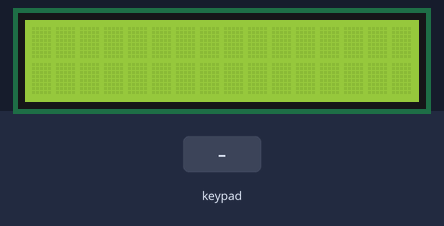
A sketch run on a simulated Arduino Uno, built with avr-gcc and run on an emulated ATmega328P. Parts: 16×2 character LCD. The inputs (shaded band) are chosen by the test bench.

Above: at 1.2 s.
1.3 s: keypad keys 7 + 5 = pressed 0.4 s apart
At 3.4 s:
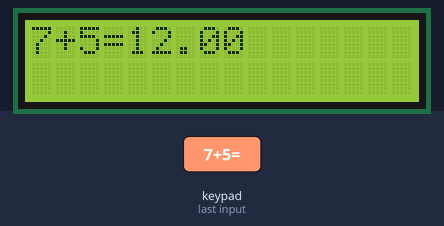
4.4 s: key '+' pressed
At 4.7 s:
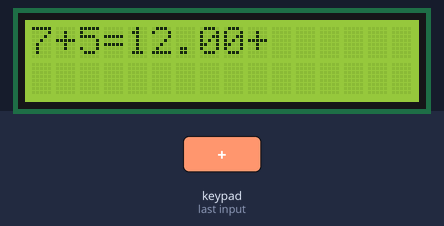
5.9 s: keypad keys 6 * 7 = pressed 0.4 s apart
At 8.5 s:
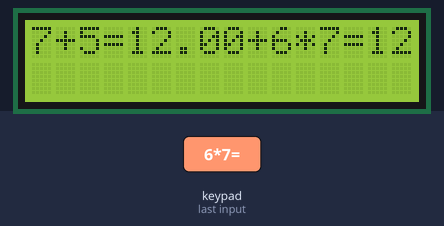
9.0 s: key 'c' pressed
At 9.5 s:
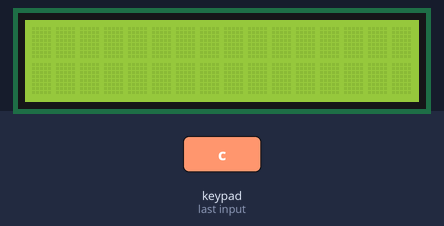
10.5 s: keypad keys 8 / 2 = pressed 0.4 s apart
At 13.1 s:
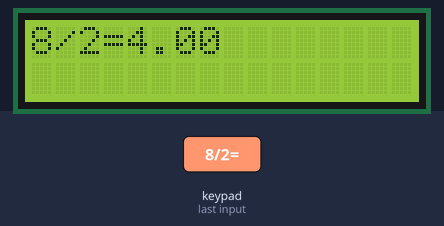
13.6 s: key '*' pressed
At 14.4 s:
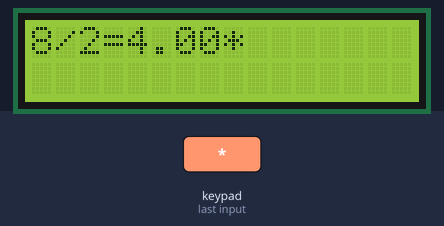
Timing chart, 0 to 16.1 s (numbered marks = the images above; inputs shaded):
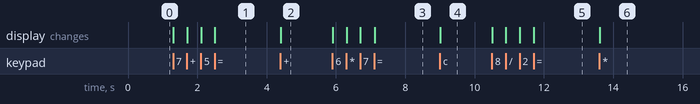

Measured:
- after the input at 1.3 s, the display: first changes at once (image 1 shows a later state)
- after the input at 4.4 s, the display: changes at once (image 2)
- after the input at 5.9 s, the display: first changes at once (image 3 shows a later state)
- after the input at 9.0 s, the display: changes at once (image 4)
- after the input at 10.5 s, the display: first changes at once (image 5 shows a later state)
- after the input at 13.6 s, the display: changes at once (image 6)

The sketch:

R24._Keypad_Calculator.ino
```cpp
#include <Adafruit_LiquidCrystal.h>
#include <Wire.h>
#include <Keypad.h>

Adafruit_LiquidCrystal lcd(0);

const byte ROWS = 4;
const byte COLS = 4;
char keys[ROWS][COLS] = {
  {'1', '2', '3', '+'},
  {'4', '5', '6', '-'},
  {'7', '8', '9', '*'},
  {'c', '0', '=', '/'}
};

byte rowPins[ROWS] = {9, 8, 7, 6};
byte colPins[COLS] = {5, 4, 3, 2};

Keypad keypad = Keypad( makeKeymap(keys), rowPins, colPins, ROWS, COLS );

String inputString = "";
float result = 0;
char operation = 0;

void setup() {
  lcd.begin(16,2);
  lcd.clear();
}
void loop() {
  char key = keypad.getKey();
  if (key) {
    if (key >= '0' && key <= '9') {
      inputString += key;
      lcd.print(key);
    } else if (key == '+' || key == '-' || key == '*' || key == '/') {
      calculate();
      operation = key;
      lcd.print(key);
    } else if (key == '=') {
      calculate();
      lcd.print(key);
      lcd.print(result);
    } else if (key == 'c') {
      inputString = "";
      result = 0;
      operation = 0;
      lcd.clear();
    }
  }
}

void calculate() {
  float input = inputString.toFloat();
  inputString = "";
  if (operation == '+') {
    result += input;
  } else if (operation == '-') {
    result -= input;
  } else if (operation == '*') {
    result *= input;
  } else if (operation == '/') {
    result /= input;
  } else {
    result = input;
  }
}
```
